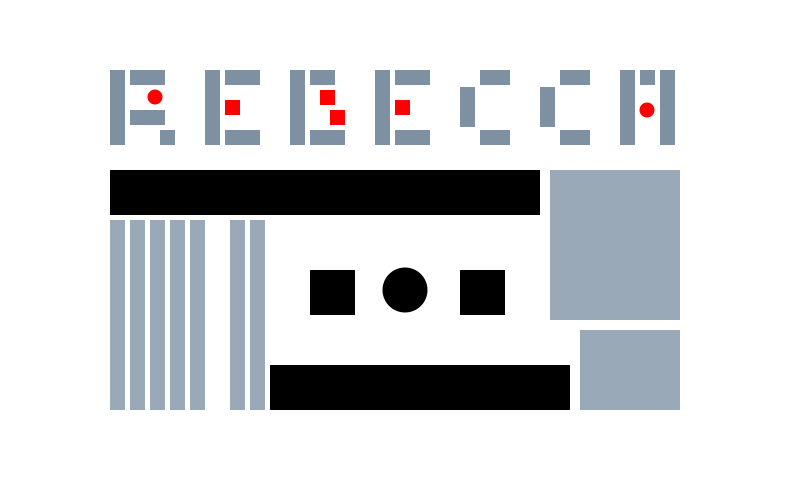
Frame 1 (no input)
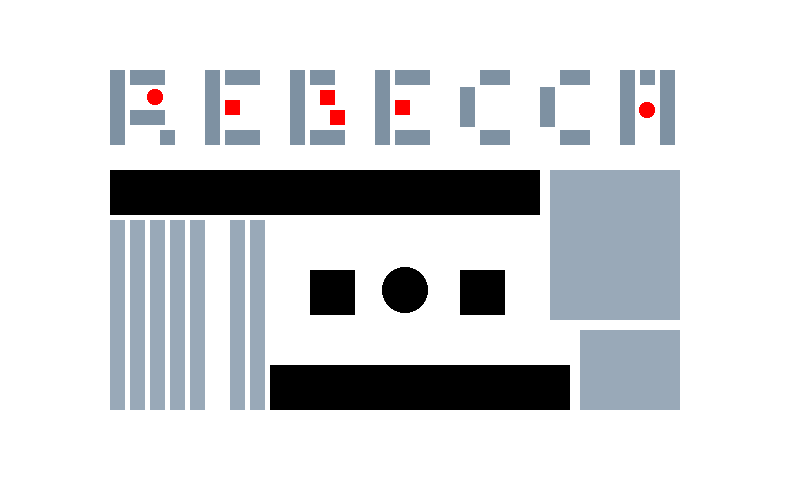
Frame 60 (the mouse pressed at the canvas centre just before this capture)
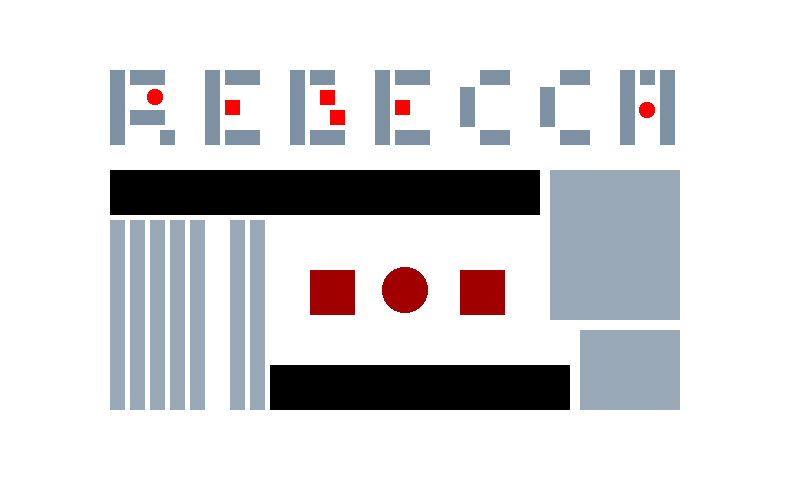
Frame 120 (the mouse held since frame 60 and released just before this capture)

The Processing sketch that drew these frames (run headless with seeded random() and noise(); from frame 60 on, the mouse is pressed at the canvas centre):

// Processing sketch: processing_140872
// ── processing_140872.pde


void setup () {
  size (800, 500);
  background (255);
  noStroke ();
}

void draw () {
//Name
  //R
  fill (126, 145, 162);
  rect (110, 70, 15, 75); //links
  rect (130, 70, 35, 15); //oben
  rect (130, 110, 35, 15); //unten
  rect (160, 130, 15, 15); //Quadrat unten
  fill (255, 0, 0);
  ellipse (155, 97, 15, 15); //Quadrat oben
  
  //E (1)
  fill (126, 145, 162);
  rect (205, 70, 15, 75); //links
  rect (225, 70, 35, 15); //oben
  rect (225, 130, 35, 15); //unten
  fill (255, 0, 0);
  rect (225, 100, 15, 15); //Quadrat
  
  //B
  fill (126, 145, 162);
  rect (290, 70, 15, 75); //links
  rect (310, 70, 25, 15); //oben
  rect (310, 130, 35, 15); //unten
  fill (255, 0, 0);
  rect (320, 90, 15, 15); //Quadrat oben
  rect (330, 110, 15, 15); //Quadrat unten
  
  //E (2)
  fill (126, 145, 162);
  rect (375, 70, 15, 75); //links
  rect (395, 70, 35, 15); //oben
  rect (395, 130, 35, 15); //unten
  fill (255, 0, 0);
  rect (395, 100, 15, 15); //Quadrat
  
  //C (1)
  fill (126, 145, 162);
  rect (460, 87, 15, 40); //links
  rect (480, 70, 30, 15); //oben
  rect (480, 130, 30, 15); //unten
  
  //C (2)
  rect (540, 87, 15, 40); //links
  rect (560, 70, 30, 15); //oben
  rect (560, 130, 30, 15); //unten  
  
  //A
   rect (620, 70, 15, 75); //links
   rect (660, 70, 15, 75); //rechts
   rect (640, 70, 15, 15); //Quadrat oben
   fill (255, 0, 0);
   ellipse (647, 110, 15, 15); //Quadrat unten
 
//Unten
  //Schwarz
  fill (0);
  rect (110,170, 430, 45); //Balken oben links
  rect (270, 365, 300, 45); //Balken unten links
  
  //Grau
  fill (153, 169, 184);
  rect (550, 170, 130, 150); //Rechteck oben rechts
  rect (580, 330, 100, 80); //Rechteck unten rechts
  
  rect (110, 220, 15, 190); //Streifen 1
  rect (130, 220, 15, 190); //Streifen 2
  rect (150, 220, 15, 190); //Streifen 3
  rect (170, 220, 15, 190); //Streifen 4
  rect (190, 220, 15, 190); //Streifen 5
  rect (230, 220, 15, 190); //Streifen 6
  rect (250, 220, 15, 190); //Streifen 7
  
  float farbwinkel = map(mouseX, 0, 500, 0, 200);
 
  //Rot
  fill(farbwinkel, 0, 0, 255);
  rect (310, 270, 45, 45); //links
  ellipse (405, 290, 45, 45); //mitte
  rect (460, 270, 45, 45); //rechts
  

}
